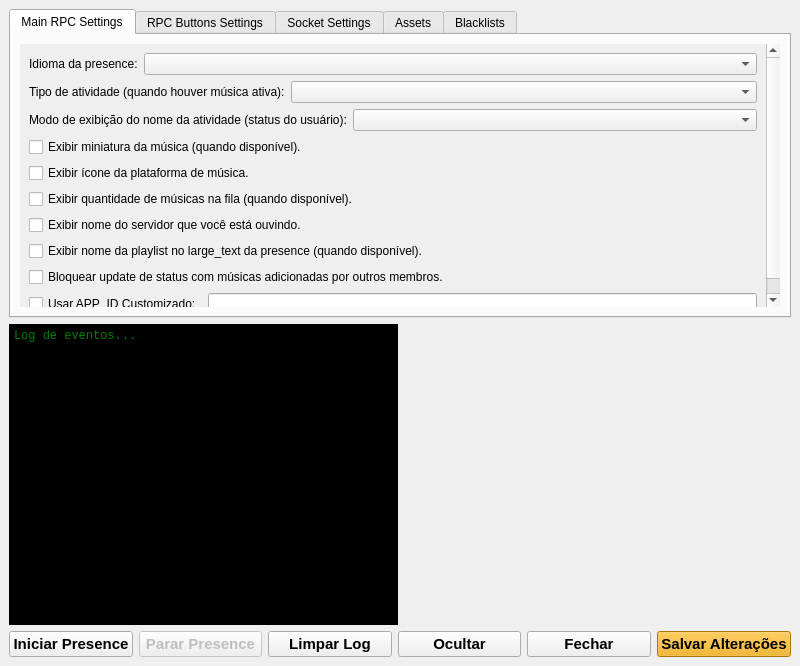
<?xml version="1.0" encoding="UTF-8"?>
<ui version="4.0">
 <class>MainWindow</class>
 <widget class="QMainWindow" name="MainWindow">
  <property name="geometry">
   <rect>
    <x>0</x>
    <y>0</y>
    <width>800</width>
    <height>666</height>
   </rect>
  </property>
  <property name="minimumSize">
   <size>
    <width>800</width>
    <height>607</height>
   </size>
  </property>
  <property name="maximumSize">
   <size>
    <width>800</width>
    <height>666</height>
   </size>
  </property>
  <property name="windowTitle">
   <string>Discord RPC (Music Bot)</string>
  </property>
  <property name="windowIcon">
   <iconset resource="res/res.qrc">
    <normaloff>:/icon.ico</normaloff>:/icon.ico</iconset>
  </property>
  <widget class="QWidget" name="centralwidget">
   <layout class="QVBoxLayout" name="verticalLayout_main">
    <item>
     <widget class="QTabWidget" name="tabWidget">
      <property name="maximumSize">
       <size>
        <width>16777215</width>
        <height>309</height>
       </size>
      </property>
      <property name="currentIndex">
       <number>0</number>
      </property>
      <widget class="QWidget" name="tab_config">
       <attribute name="title">
        <string>Main RPC Settings</string>
       </attribute>
       <layout class="QVBoxLayout" name="vl_config">
        <item>
         <widget class="QScrollArea" name="scrollArea_config">
          <property name="frameShape">
           <enum>QFrame::NoFrame</enum>
          </property>
          <property name="widgetResizable">
           <bool>true</bool>
          </property>
          <widget class="QWidget" name="scrollContents_config">
           <property name="geometry">
            <rect>
             <x>0</x>
             <y>0</y>
             <width>758</width>
             <height>265</height>
            </rect>
           </property>
           <layout class="QVBoxLayout" name="vl_config_inner">
            <item>
             <layout class="QHBoxLayout" name="hl_language">
              <item>
               <widget class="QLabel" name="lbl_language">
                <property name="text">
                 <string>Idioma da presence:</string>
                </property>
               </widget>
              </item>
              <item>
               <widget class="QComboBox" name="combo_language">
                <property name="sizePolicy">
                 <sizepolicy hsizetype="Expanding" vsizetype="Fixed">
                  <horstretch>0</horstretch>
                  <verstretch>0</verstretch>
                 </sizepolicy>
                </property>
               </widget>
              </item>
             </layout>
            </item>
            <item>
             <layout class="QHBoxLayout" name="hl_activity_type">
              <item>
               <widget class="QLabel" name="lbl_activity_type">
                <property name="text">
                 <string>Tipo de atividade (quando houver música ativa):</string>
                </property>
               </widget>
              </item>
              <item>
               <widget class="QComboBox" name="combo_activity_type">
                <property name="sizePolicy">
                 <sizepolicy hsizetype="Expanding" vsizetype="Fixed">
                  <horstretch>0</horstretch>
                  <verstretch>0</verstretch>
                 </sizepolicy>
                </property>
               </widget>
              </item>
             </layout>
            </item>
            <item>
             <layout class="QHBoxLayout" name="hl_status_display">
              <item>
               <widget class="QLabel" name="lbl_activity_status">
                <property name="text">
                 <string>Modo de exibição do nome da atividade (status do usuário):</string>
                </property>
               </widget>
              </item>
              <item>
               <widget class="QComboBox" name="combo_activity_status_display_type">
                <property name="sizePolicy">
                 <sizepolicy hsizetype="Expanding" vsizetype="Fixed">
                  <horstretch>0</horstretch>
                  <verstretch>0</verstretch>
                 </sizepolicy>
                </property>
               </widget>
              </item>
             </layout>
            </item>
            <item>
             <widget class="QCheckBox" name="chk_show_thumbnail">
              <property name="text">
               <string>Exibir miniatura da música (quando disponível).</string>
              </property>
             </widget>
            </item>
            <item>
             <widget class="QCheckBox" name="chk_show_platform_icon">
              <property name="text">
               <string>Exibir ícone da plataforma de música.</string>
              </property>
             </widget>
            </item>
            <item>
             <widget class="QCheckBox" name="chk_enable_queue_text">
              <property name="text">
               <string>Exibir quantidade de músicas na fila (quando disponível).</string>
              </property>
             </widget>
            </item>
            <item>
             <widget class="QCheckBox" name="chk_show_guild_name">
              <property name="text">
               <string>Exibir nome do servidor que você está ouvindo.</string>
              </property>
             </widget>
            </item>
            <item>
             <widget class="QCheckBox" name="chk_show_playlist_text">
              <property name="text">
               <string>Exibir nome da playlist no large_text da presence (quando disponível).</string>
              </property>
             </widget>
            </item>
            <item>
             <widget class="QCheckBox" name="chk_block_other_users_track">
              <property name="text">
               <string>Bloquear update de status com músicas adicionadas por outros membros.</string>
              </property>
             </widget>
            </item>
            <item>
             <layout class="QHBoxLayout" name="hl_appid">
              <item>
               <widget class="QCheckBox" name="chk_override_appid">
                <property name="text">
                 <string>Usar APP_ID Customizado:</string>
                </property>
               </widget>
              </item>
              <item>
               <widget class="QLineEdit" name="input_dummy_app_id">
                <property name="sizePolicy">
                 <sizepolicy hsizetype="Expanding" vsizetype="Fixed">
                  <horstretch>0</horstretch>
                  <verstretch>0</verstretch>
                 </sizepolicy>
                </property>
               </widget>
              </item>
             </layout>
            </item>
           </layout>
          </widget>
         </widget>
        </item>
       </layout>
      </widget>
      <widget class="QWidget" name="tab_rpc_buttons">
       <attribute name="title">
        <string>RPC Buttons Settings</string>
       </attribute>
       <layout class="QHBoxLayout" name="hl_buttons_tab">
        <item>
         <layout class="QVBoxLayout" name="vl_buttons_checks">
          <item>
           <widget class="QCheckBox" name="chk_show_listen_button">
            <property name="text">
             <string>Exibir o botão: ver/ouvir música/vídeo.</string>
            </property>
           </widget>
          </item>
          <item>
           <widget class="QCheckBox" name="chk_playlist_refs">
            <property name="text">
             <string>Adicionar o ID da playlist na url do botão de ver/ouvir (Youtube).</string>
            </property>
           </widget>
          </item>
          <item>
           <widget class="QCheckBox" name="chk_show_listen_along_button">
            <property name="text">
             <string>Exibir o botão: Ouvir junto via Discord (Caso disponível).</string>
            </property>
           </widget>
          </item>
          <item>
           <widget class="QCheckBox" name="chk_show_playlist_button">
            <property name="text">
             <string>Exibir o botão: playlist (quando disponível).</string>
            </property>
           </widget>
          </item>
          <item>
           <widget class="QCheckBox" name="chk_show_playlist_name_in_button">
            <property name="text">
             <string>Exibir o nome da playlist no botão de visualizar playlist (quando disponível).</string>
            </property>
           </widget>
          </item>
          <item>
           <widget class="QCheckBox" name="chk_bot_invite">
            <property name="text">
             <string>Exibir botão de convite do bot (quando disponível).</string>
            </property>
           </widget>
          </item>
          <item>
           <spacer name="spacer_btn_checks">
            <property name="orientation">
             <enum>Qt::Vertical</enum>
            </property>
            <property name="sizeHint" stdset="0">
             <size>
              <width>20</width>
              <height>40</height>
             </size>
            </property>
           </spacer>
          </item>
         </layout>
        </item>
        <item>
         <widget class="QGroupBox" name="grp_button_order">
          <property name="title">
           <string>Prioridade de botões</string>
          </property>
          <layout class="QVBoxLayout" name="vl_button_order">
           <item>
            <widget class="QListWidget" name="list_button_order"/>
           </item>
           <item>
            <layout class="QHBoxLayout" name="hl_order_btns">
             <item>
              <widget class="QPushButton" name="btn_up_button_order">
               <property name="text">
                <string>Up</string>
               </property>
              </widget>
             </item>
             <item>
              <widget class="QPushButton" name="btn_down_button_order">
               <property name="text">
                <string>Down</string>
               </property>
              </widget>
             </item>
            </layout>
           </item>
          </layout>
         </widget>
        </item>
       </layout>
      </widget>
      <widget class="QWidget" name="tab_socket">
       <attribute name="title">
        <string>Socket Settings</string>
       </attribute>
       <layout class="QVBoxLayout" name="vl_socket">
        <item>
         <widget class="QGroupBox" name="grp_token">
          <property name="title">
           <string>Token de acesso</string>
          </property>
          <layout class="QHBoxLayout" name="hl_token">
           <item>
            <widget class="QLineEdit" name="input_token">
             <property name="readOnly">
              <bool>true</bool>
             </property>
             <property name="placeholderText">
              <string>Cole seu token aqui clicando em &quot;Colar Token&quot;</string>
             </property>
            </widget>
           </item>
           <item>
            <widget class="QPushButton" name="btn_paste_token">
             <property name="text">
              <string>Colar Token</string>
             </property>
            </widget>
           </item>
          </layout>
         </widget>
        </item>
        <item>
         <layout class="QHBoxLayout" name="hl_url_headers">
          <item>
           <widget class="QLabel" name="lbl_urls_active">
            <property name="styleSheet">
             <string>background-color: green; color: white; font-size: 11pt; padding: 3px;</string>
            </property>
            <property name="text">
             <string>Links Ativados:</string>
            </property>
            <property name="alignment">
             <set>Qt::AlignCenter</set>
            </property>
           </widget>
          </item>
          <item>
           <widget class="QLabel" name="lbl_urls_disabled">
            <property name="styleSheet">
             <string>background-color: red; color: white; font-size: 11pt; padding: 3px;</string>
            </property>
            <property name="text">
             <string>Links Desativados:</string>
            </property>
            <property name="alignment">
             <set>Qt::AlignCenter</set>
            </property>
           </widget>
          </item>
         </layout>
        </item>
        <item>
         <layout class="QHBoxLayout" name="hl_url_lists">
          <item>
           <widget class="QListWidget" name="list_url_active">
            <property name="toolTip">
             <string>Clique em um item para desativá-lo</string>
            </property>
           </widget>
          </item>
          <item>
           <widget class="QListWidget" name="list_url_disabled">
            <property name="toolTip">
             <string>Clique em um item para reativá-lo</string>
            </property>
           </widget>
          </item>
         </layout>
        </item>
        <item>
         <layout class="QHBoxLayout" name="hl_url_buttons">
          <item>
           <widget class="QPushButton" name="btn_add_url">
            <property name="text">
             <string>Adicionar</string>
            </property>
           </widget>
          </item>
          <item>
           <widget class="QPushButton" name="btn_edit_url">
            <property name="text">
             <string>Editar</string>
            </property>
           </widget>
          </item>
          <item>
           <widget class="QPushButton" name="btn_remove_url">
            <property name="text">
             <string>Remover</string>
            </property>
           </widget>
          </item>
         </layout>
        </item>
       </layout>
      </widget>
      <widget class="QWidget" name="tab_assets">
       <attribute name="title">
        <string>Assets</string>
       </attribute>
       <layout class="QVBoxLayout" name="vl_assets">
        <item>
         <widget class="QScrollArea" name="scrollArea_assets">
          <property name="frameShape">
           <enum>QFrame::NoFrame</enum>
          </property>
          <property name="widgetResizable">
           <bool>true</bool>
          </property>
          <widget class="QWidget" name="scrollContents_assets">
           <property name="geometry">
            <rect>
             <x>0</x>
             <y>0</y>
             <width>758</width>
             <height>265</height>
            </rect>
           </property>
           <layout class="QFormLayout" name="form_assets">
            <item row="0" column="0">
             <widget class="QLabel" name="lbl_asset_loop">
              <property name="text">
               <string>Loop/Repetição:</string>
              </property>
             </widget>
            </item>
            <item row="0" column="1">
             <widget class="QLineEdit" name="input_asset_loop"/>
            </item>
            <item row="1" column="0">
             <widget class="QLabel" name="lbl_asset_loop_queue">
              <property name="text">
               <string>Loop/Repetição Fila:</string>
              </property>
             </widget>
            </item>
            <item row="1" column="1">
             <widget class="QLineEdit" name="input_asset_loop_queue"/>
            </item>
            <item row="2" column="0">
             <widget class="QLabel" name="lbl_asset_play">
              <property name="text">
               <string>Tocando:</string>
              </property>
             </widget>
            </item>
            <item row="2" column="1">
             <widget class="QLineEdit" name="input_asset_play"/>
            </item>
            <item row="3" column="0">
             <widget class="QLabel" name="lbl_asset_pause">
              <property name="text">
               <string>Pausa:</string>
              </property>
             </widget>
            </item>
            <item row="3" column="1">
             <widget class="QLineEdit" name="input_asset_pause"/>
            </item>
            <item row="4" column="0">
             <widget class="QLabel" name="lbl_asset_stream">
              <property name="text">
               <string>Stream/Transmissão:</string>
              </property>
             </widget>
            </item>
            <item row="4" column="1">
             <widget class="QLineEdit" name="input_asset_stream"/>
            </item>
            <item row="5" column="0">
             <widget class="QLabel" name="lbl_asset_idle">
              <property name="text">
               <string>Em espera:</string>
              </property>
             </widget>
            </item>
            <item row="5" column="1">
             <widget class="QLineEdit" name="input_asset_idle"/>
            </item>
           </layout>
          </widget>
         </widget>
        </item>
       </layout>
      </widget>
      <widget class="QWidget" name="tab_blacklists">
       <attribute name="title">
        <string>Blacklists</string>
       </attribute>
       <layout class="QVBoxLayout" name="vl_blacklists">
        <item>
         <widget class="QGroupBox" name="grp_track_blacklist">
          <property name="title">
           <string>Track title blacklist</string>
          </property>
          <layout class="QVBoxLayout" name="vl_track_bl">
           <item>
            <widget class="QLineEdit" name="input_track_blacklist"/>
           </item>
          </layout>
         </widget>
        </item>
        <item>
         <widget class="QGroupBox" name="grp_uploader_blacklist">
          <property name="title">
           <string>Uploader/Author blacklist</string>
          </property>
          <layout class="QVBoxLayout" name="vl_uploader_bl">
           <item>
            <widget class="QLineEdit" name="input_uploader_blacklist"/>
           </item>
          </layout>
         </widget>
        </item>
        <item>
         <widget class="QGroupBox" name="grp_playlist_blacklist">
          <property name="title">
           <string>Playlist name blacklist</string>
          </property>
          <layout class="QVBoxLayout" name="vl_playlist_bl">
           <item>
            <widget class="QLineEdit" name="input_playlist_blacklist"/>
           </item>
          </layout>
         </widget>
        </item>
        <item>
         <widget class="QLabel" name="lbl_blacklist_note">
          <property name="text">
           <string>Nota: Para múltiplas palavras separe com ||</string>
          </property>
         </widget>
        </item>
        <item>
         <spacer name="spacer_blacklists">
          <property name="orientation">
           <enum>Qt::Vertical</enum>
          </property>
          <property name="sizeHint" stdset="0">
           <size>
            <width>20</width>
            <height>40</height>
           </size>
          </property>
         </spacer>
        </item>
       </layout>
      </widget>
     </widget>
    </item>
    <item>
     <layout class="QHBoxLayout" name="hl_log_and_card">
      <item>
       <widget class="QPlainTextEdit" name="txt_log">
        <property name="styleSheet">
         <string>background-color: #000000; color: #00ff00; font-family: Consolas, monospace; font-size: 9pt;</string>
        </property>
        <property name="readOnly">
         <bool>true</bool>
        </property>
        <property name="placeholderText">
         <string>Log de eventos...</string>
        </property>
       </widget>
      </item>
      <item>
       <widget class="QWidget" name="rpc_card_placeholder" native="true">
        <property name="sizePolicy">
         <sizepolicy hsizetype="Expanding" vsizetype="Preferred">
          <horstretch>0</horstretch>
          <verstretch>0</verstretch>
         </sizepolicy>
        </property>
        <property name="maximumSize">
         <size>
          <width>387</width>
          <height>500</height>
         </size>
        </property>
        <property name="styleSheet">
         <string>background-color: transparent;</string>
        </property>
       </widget>
      </item>
     </layout>
    </item>
    <item>
     <layout class="QHBoxLayout" name="hl_bottom_buttons">
      <item>
       <widget class="QPushButton" name="btn_start_presence">
        <property name="styleSheet">
         <string>font-weight: bold; font-size: 11pt;</string>
        </property>
        <property name="text">
         <string>Iniciar Presence</string>
        </property>
       </widget>
      </item>
      <item>
       <widget class="QPushButton" name="btn_stop_presence">
        <property name="enabled">
         <bool>false</bool>
        </property>
        <property name="styleSheet">
         <string>font-weight: bold; font-size: 11pt;</string>
        </property>
        <property name="text">
         <string>Parar Presence</string>
        </property>
       </widget>
      </item>
      <item>
       <widget class="QPushButton" name="btn_clear_log">
        <property name="styleSheet">
         <string>font-weight: bold; font-size: 11pt;</string>
        </property>
        <property name="text">
         <string>Limpar Log</string>
        </property>
       </widget>
      </item>
      <item>
       <widget class="QPushButton" name="btn_tray">
        <property name="styleSheet">
         <string>font-weight: bold; font-size: 11pt;</string>
        </property>
        <property name="text">
         <string>Ocultar</string>
        </property>
       </widget>
      </item>
      <item>
       <widget class="QPushButton" name="btn_exit">
        <property name="styleSheet">
         <string>font-weight: bold; font-size: 11pt;</string>
        </property>
        <property name="text">
         <string>Fechar</string>
        </property>
       </widget>
      </item>
      <item>
       <widget class="QPushButton" name="btn_save_changes">
        <property name="visible">
         <bool>false</bool>
        </property>
        <property name="styleSheet">
         <string>font-weight: bold; font-size: 11pt; background-color: #f0a500; color: black;</string>
        </property>
        <property name="text">
         <string>Salvar Alterações</string>
        </property>
       </widget>
      </item>
     </layout>
    </item>
   </layout>
  </widget>
 </widget>
 <resources>
  <include location="res/res.qrc"/>
 </resources>
 <connections/>
</ui>
